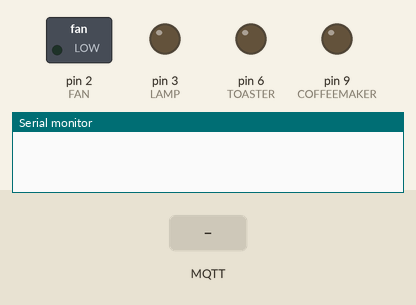
Recording of a sketch running on a simulated Arduino Uno, built with avr-gcc and run on an emulated ATmega328P. On the bench: switched loads named in the sketch (green lamp = pin HIGH), output pins drawn as LEDs (lit = HIGH), the last lines printed to the serial monitor. Inputs (shaded band) come from the test bench. No MQTT or app messages arrive unless stated.

Above: at 1.2 s.
1.3 s: MQTT message "on" arrives on the first subscribed topic
At 2.5 s:
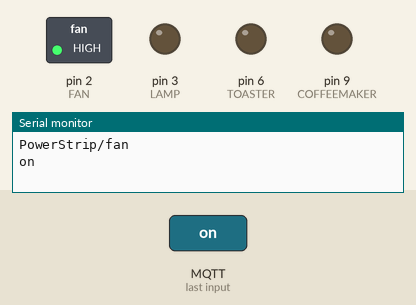
2.8 s: MQTT message "on" arrives on the second subscribed topic
At 3.7 s:
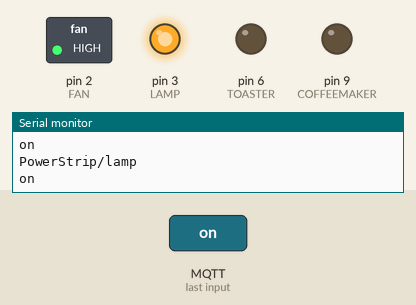
4.3 s: MQTT message "off" arrives on the first subscribed topic
At 4.9 s:
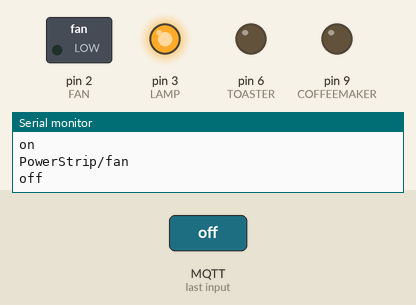
5.8 s: MQTT message "on" arrives on the third subscribed topic
At 7.0 s:
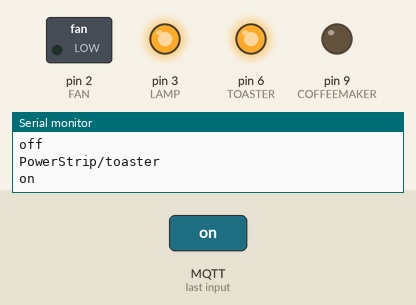
7.3 s: MQTT message "off" arrives on the second subscribed topic
At 8.3 s:
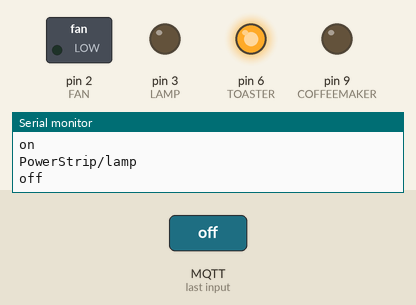
8.8 s: MQTT message "off" arrives on the third subscribed topic
At 9.5 s:
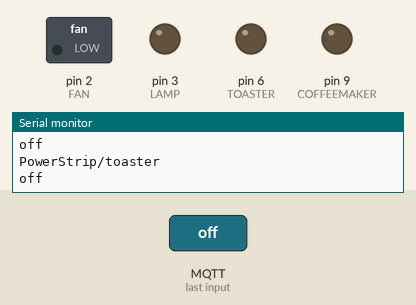
Timing chart, 0 to 11.3 s (numbered marks = the images above; inputs shaded):
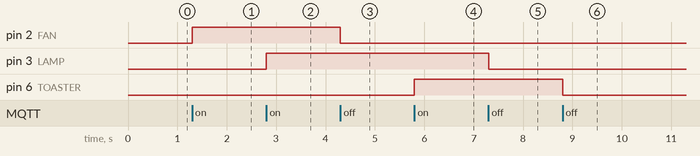

Measured:
- after the input at 1.3 s, pin 2 (FAN): LOW → HIGH at once
- after the input at 2.8 s, pin 3 (LAMP): LOW → HIGH at once
- after the input at 4.3 s, pin 2 (FAN): HIGH → LOW at once
- after the input at 5.8 s, pin 6 (TOASTER): LOW → HIGH at once
- after the input at 7.3 s, pin 3 (LAMP): HIGH → LOW at once
- after the input at 8.8 s, pin 6 (TOASTER): HIGH → LOW at once

The sketch:

Arduino_powerstrip.ino
```cpp
/*
*  This code is supporting material for the book
*  Python Programming for Arduino
*  by Pratik Desai
*  published by PACKT Publishing
*/

/*
Tweet-a-Powerstrip
*/

#include <Wire.h>
#include <SPI.h>
#include <Ethernet.h>
#include <PubSubClient.h>

// Update these with values suitable for your network.
byte mac[]    = {  0x90, 0xA2, 0xDA, 0x00, 0x47, 0x28 };
byte server[] = { 10, 0, 0, 20 };
byte ip[]     = { 10, 0, 0, 75 };

#define FAN 2
#define LAMP 3
#define TOASTER 6
#define COFFEEMAKER 9

char message_buff[100];
char reportChar[100];

boolean fanStatus;
boolean lampStatus;
boolean toasterStatus;
boolean coffeemakerStatus;

EthernetClient ethClient;
PubSubClient client(server, 1883, callback, ethClient);

void callback(char* topic, byte* payload, unsigned int length) {
  // handle message arrived
  String topicS = String(topic);
  int i = 0;
  // Create message string from payload
  for(i=0; i<length; i++) {
    message_buff[i] = payload[i];
  }
  String payloadS = String(message_buff);
  memset(message_buff, 0, sizeof(message_buff));
  Serial.println(topicS);
  Serial.println(payloadS);
  // Check topic with status and perform actions
  // Dealing with relay for fan
  if(topicS == "PowerStrip/fan"){
    if (payloadS.equalsIgnoreCase("on")) {
      digitalWrite(FAN, HIGH);
      fanStatus = true;
    }
    if (payloadS.equalsIgnoreCase("off")){
      digitalWrite(FAN, LOW);
      fanStatus = false;
    }
  }
  // Dealing with relay for lamp
  if(topicS == "PowerStrip/lamp"){
    if (payloadS.equalsIgnoreCase("on")) {
      digitalWrite(LAMP,HIGH);
      lampStatus = true;
    }
    if (payloadS.equalsIgnoreCase("off")){
      digitalWrite(LAMP,LOW);
      lampStatus = false;
    }
  }
  //Dealing with relay for toaster
  if(topicS == "PowerStrip/toaster"){
    if (payloadS.equalsIgnoreCase("on")) {
      digitalWrite(TOASTER, HIGH);
      toasterStatus = true;
    }
    if (payloadS.equalsIgnoreCase("off")){
      digitalWrite(TOASTER, LOW);
      toasterStatus = false;
    }
  }
  //Dealing with relay for coffee maker
  if(topicS == "PowerStrip/coffeemaker"){
    if (payloadS.equalsIgnoreCase("on")) {
      digitalWrite(COFFEEMAKER, HIGH);
      coffeemakerStatus = true;
    }
    if (payloadS.equalsIgnoreCase("off")){
      digitalWrite(COFFEEMAKER, LOW);
      coffeemakerStatus = false;
    }
  }
  if(topicS.equals("PowerStrip/statuscheck")){
    if (payloadS.equalsIgnoreCase("get")) {
        String report = "";
        if (fanStatus) report += "Fan:on,";
        else report += "Fan:off,";

        if (lampStatus) report += "Lamp:on,";
        else report += "Lamp:off,";

        if (toasterStatus) report += "Toaster:on,";
        else report += "Toaster:off,";

        if (coffeemakerStatus) report += "Coffeemaker:on";
        else report += "Coffeemaker:off";

        report.toCharArray(reportChar, 100);
        client.publish("PowerStrip/statusreport", reportChar);
    }
  }
  Serial.println();
}

void setup()
{
  pinMode(FAN, OUTPUT);
  pinMode(LAMP, OUTPUT);
  pinMode(TOASTER, OUTPUT);
  pinMode(COFFEEMAKER, OUTPUT);
  fanStatus = false;
  lampStatus = false;
  toasterStatus = false;
  coffeemakerStatus = false;
  digitalWrite(FAN, LOW);
  digitalWrite(LAMP,LOW);
  digitalWrite(TOASTER, LOW);
  digitalWrite(COFFEEMAKER, LOW);

  Ethernet.begin(mac, ip);
  Serial.begin(9600);
  Wire.begin();
  if (client.connect("PowerStrip")) {
    client.subscribe("PowerStrip/fan");
    client.subscribe("PowerStrip/lamp");
    client.subscribe("PowerStrip/toaster");
    client.subscribe("PowerStrip/coffeemaker");
    client.subscribe("PowerStrip/statuscheck");
  }
}

void loop()
{
  /* Enable keep alive if face frequent disconnect
  *  Publishing keep alive message periodically,
  *  So the connection does not get expired from the broker side
  */
  // client.publish("PowerStrip/alive", "y");

  client.loop();
}
```
